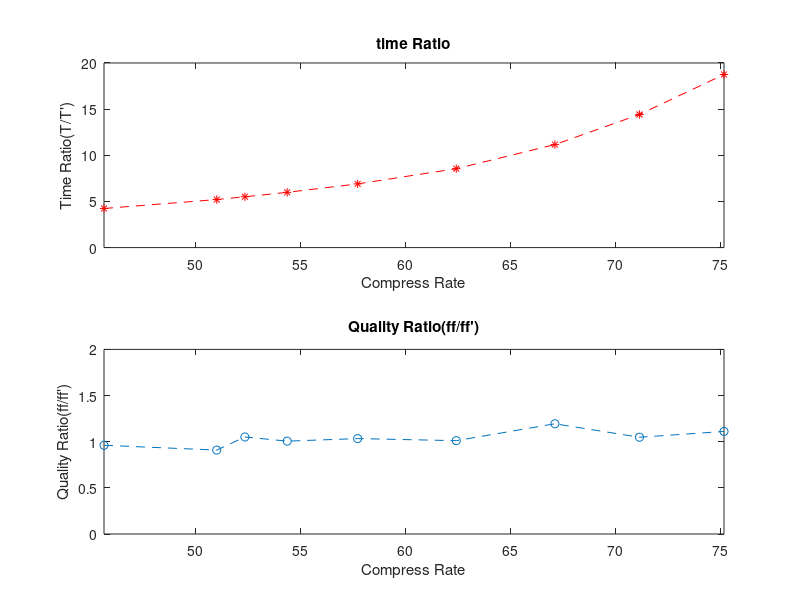

Here is the MATLAB script that generated this plot:
nodesInFull = 149*ones(1,9);
nodesInComp = [81 63 71 68 73 56 49 43 37];
compRate = (nodesInFull - nodesInComp)./nodesInFull*100;

compNodeP = nodesInComp./nodesInFull;
timeComp = compNodeP.^2*5300*0.8;
timeFull = [5310 5231 5302 5286 5297 5120 5118 5093 4903];
timeRatio = timeFull./timeComp;
ff_full = [22.3 12.3 10.3 17 12 9 8 13 15];
ff_comp = [23.2 11.9 9.8 16.9 13.2 8.9 6.7 12.4 13.5];
qualityRatio = ff_full./ff_comp;
[compRate,I] = sort(compRate);
timeRatio = timeRatio(I);
qualityRatio = qualityRatio(I);
figure(1)
subplot(2,1,1);
plot(compRate,timeRatio,'r*--');
title("time Ratio");
xlabel('Compress Rate');
ylabel("Time Ratio(T/T')");
axis([min(compRate),max(compRate),0, 20]);
subplot(2,1,2);
plot(compRate,qualityRatio,'o--');
title("Quality Ratio(ff/ff')");
xlabel('Compress Rate');
ylabel("Quality Ratio(ff/ff')");
axis([min(compRate),max(compRate),0, 2]);